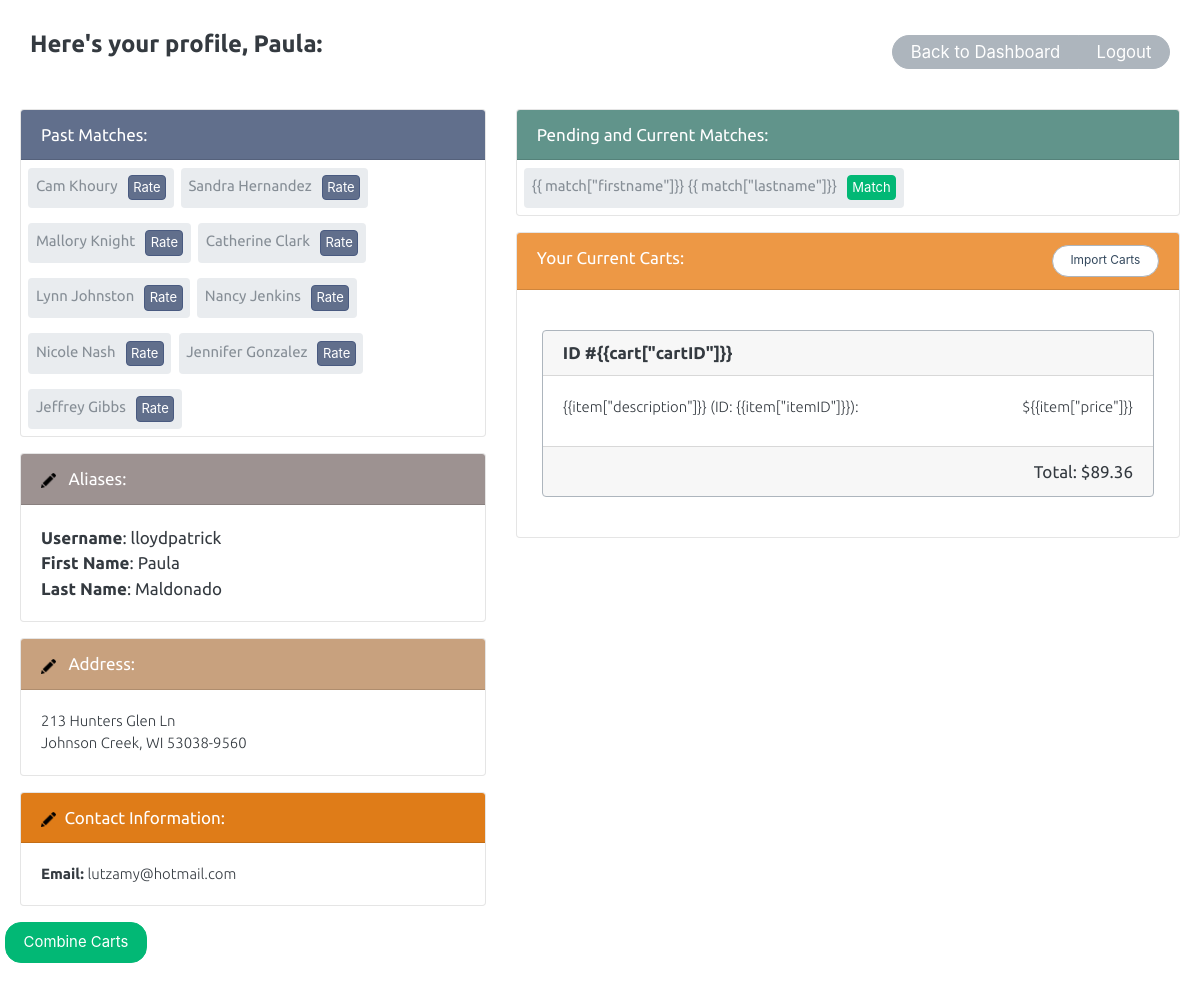
/profile (signed in), run on an earlier commit of the app's database.
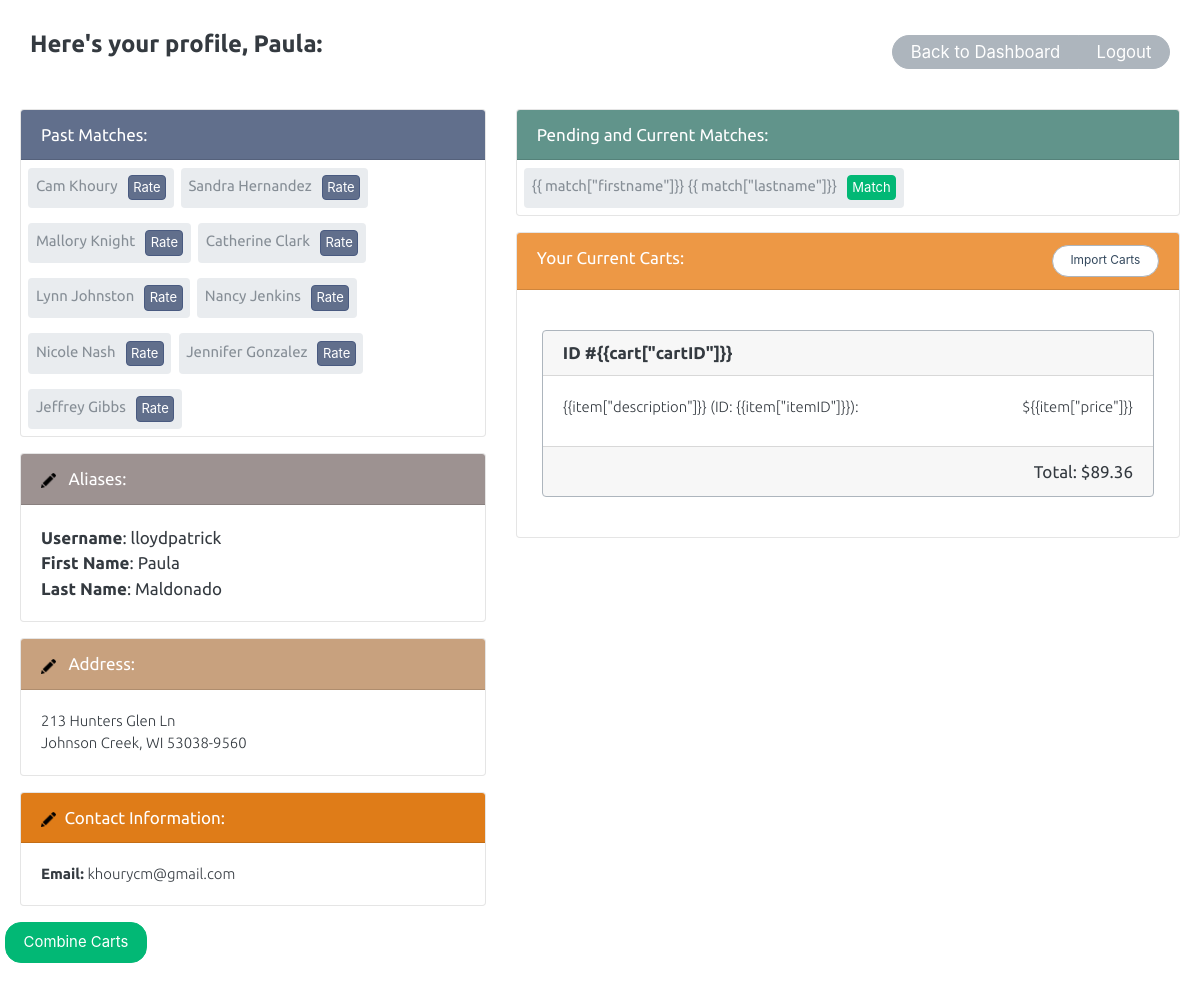
And on a later commit of the database.
### tables this page shows
CREATE TABLE User(
   UID INTEGER PRIMARY KEY,
   UserLevel TEXT,
   Username TEXT UNIQUE,
   Password TEXT,
   Email TEXT,
   Address TEXT,
   City Text,
   State Text,
   Zip Text,
   FirstName TEXT,
   LastName TEXT,
   Lat NUMERIC,
   Lon NUMERIC,
   OID INTEGER);

### cartCombo_app.py (the view)
@app.route('/profile')
def profile():
    if not session.get('logged_in'):
       return render_template('login.html')
    con = sql.connect(db)
    con.row_factory = sql.Row
    cur = con.cursor()
    cur.execute("select * from User where UID=\'" + str(UID) + "\'")
    rows = cur.fetchall()
    if len(rows) == 0:
       return home()
    profile = dict();
    profile['username']= rows[0]['Username']
    profile['uid'] = rows[0]['UID']
    profile['firstname']= rows[0]['FirstName']
    profile['lastname'] = rows[0]['LastName']
    profile['email'] = rows[0]['Email']
    profile['address'] = rows[0]['Address']
    profile['city'] = rows[0]['City']
    profile['state'] = rows[0]['State']
    profile['zip'] = rows[0]['zip']
    unRatedUsers = [];
    number = 10;
    query = "SELECT * FROM User WHERE UID < \'" + str(number) + "\'"
    cur.execute(query)
    rows = cur.fetchall()
    for x in range(0, len(rows)):
        user = []
        user.append(rows[x]['Username'])
        user.append(rows[x]['FirstName'])
        user.append(rows[x]['LastName'])
        user.append(rows[x]['UID'])
        unRatedUsers.append(user)
    return render_template('profile.html', profile = profile, unRatedUsers = unRatedUsers)

### templates/profile.html (shortened to what the changed rows need)
<!doctype html>
<html ng-app="ProfileApp">
<head>
    <link rel="stylesheet" type="text/css" href="{{ url_for('static',filename='bootstrap_litera.min.css') }}">
    <link rel="stylesheet" type="text/css" href="{{ url_for('static',filename='default_style.css') }}">
</head>
<body style="background-color: white">
    <header>
        <h2>Here's your profile, {{profile['firstname']}}:
            <div class="btn-group" style="margin-top: 5px;">
              <button type="button" class="btn btn-secondary"><a href="/" style="color: white; text-decoration: none;"><small>Back to Dashboard</small></a>
              </button><button type="button" class="btn btn-secondary"><a href="/logout" style="color: white; text-decoration: none;"><small>Logout</small></a>
            </div>
    </h2>
    </header>
    <div class="wrapper" style="margin-top: 20px">
        <div class="row">
            <div class="col-5">
                <div id="profile" class="card bg-light mb-3" style="background-color: var(--light);">
                    <div class="card-body">
                            <div>
                            <strong>Username</strong>: {{profile['username']}}<br>
                            </div>
                            <div>
                            <strong>First Name</strong>: <span id='firstname_p'>{{profile['firstname']}}</span><br>
                        </div>
                        <div>
                            <strong>Last Name</strong>: <span id="lastname_p">{{profile['lastname']}}</span>
                        </div>
                    </div>
                </div>
                <div class="card bg-light mb-3" style="background-color: var(--light);">
                    <div class="card-body">
                        <p class="card-text">
                            <span id="address_p">{{profile['address']}}</span><br>
                            <span id="city_p">{{profile['city']}}</span>,
                            <span id="state_p">{{profile['state']}}</span>
                            <span id="zip_p">{{profile['zip']}}</span></p>
                    </div>
                </div>
                <div class="card bg-light mb-3" style="background-color: var(--light);">
                    <div class="card-body">
                        <p class="card-text"><strong>Email:</strong>
                            <span id="email_p">{{profile['email']}}</span></p>
                    </div>
                </div>
            </div>
    </div>
</body>
</html>

What changed in the data, as far as the page shows it:
changed User "Paula": email "lutzamy@hotmail.com" → "khourycm@gmail.com"
